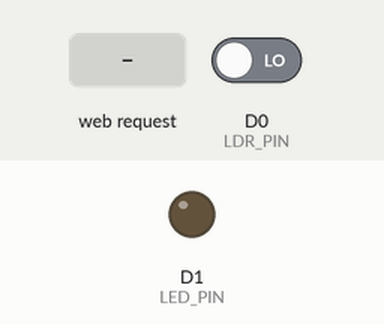
A sketch run on a simulated ESP8266 (NodeMCU). Parts: output pins drawn as LEDs (lit = HIGH). Inputs (shaded band) come from the test bench; at power-on: D0 (LDR_PIN) LOW. WiFi joins after 1.5 s; servers stay silent unless stated; what the sketch prints to the serial monitor is not drawn.

Above: at 2.7 s.
2.8 s: D0 (LDR_PIN) driven HIGH
At 3.1 s:
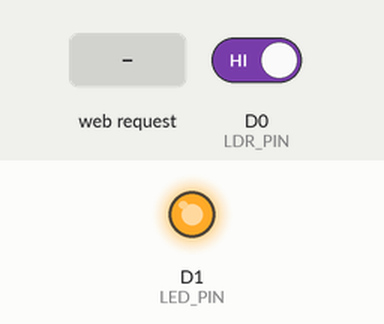
4.3 s: D0 (LDR_PIN) driven LOW
At 5.5 s:
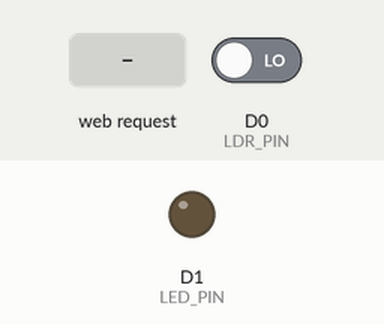
5.8 s: HTTP request GET /led/on received
At 6.7 s:
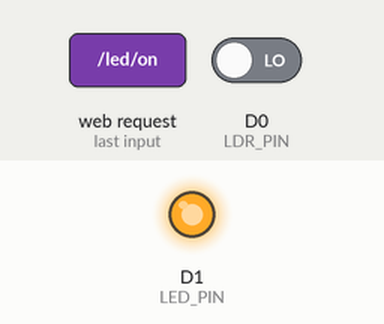
Timing chart, 0 to 8.8 s (numbered marks = the images above; inputs shaded):
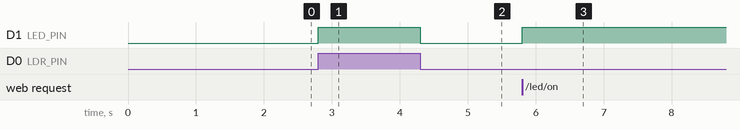

The sketch:

Light_System.ino
```cpp
#include <ESP8266WiFi.h>
#include <ESP8266WebServer.h>

// WiFi Login

#define WIFI_SSID "vivo Y29"
#define WIFI_PASSWORD "00001111"


// Pins

#define LDR_PIN D0
#define LED_PIN D1

ESP8266WebServer server(80);
bool manualControl = false;
bool ledState = LOW;

void handleRoot() {
  int ldrValue = digitalRead(LDR_PIN);


  String lightStatus = (ldrValue == HIGH) ? "DARK (Night)" : "BRIGHT (Morning)";
  String ledStatus = (digitalRead(LED_PIN) == HIGH) ? "ON" : "OFF";


  String html = "<html><head>"
                "<meta http-equiv='refresh' content='1'/>"
                "<style>"
                "body { font-family: Arial; background:#111; color:#0f0; text-align:center; padding-top:40px; }"
                ".box { background:#222; padding:20px; border-radius:10px; width:300px; margin:auto; }"
                "h1 { color:#00ff6a; }"
                "button { padding:10px 20px; margin:5px; border:none; border-radius:5px; cursor:pointer; }"
                ".on { background:#0f0; color:#000; }"
                ".off { background:#f00; color:#fff; }"
                "</style></head><body>"
                "<div class='box'>"
                "<h1>LDR Status</h1>"
                "<p><b>LDR Value:</b> " + String(ldrValue) + "</p>"
                "<p><b>Light Status:</b> " + lightStatus + "</p>"
                "<p><b>LED Status:</b> " + ledStatus + "</p>"
                "<form action='/led/on'><button class='on'>Turn LED ON</button></form>"
                "<form action='/led/off'><button class='off'>Turn LED OFF</button></form>"
                "<form action='/led/auto'><button class='on'>Resume Auto</button></form>"
                "</div></body></html>";

  server.send(200, "text/html", html);
}

// Turn LED ON manually
void handleLedOn() {
  manualControl = true;
  digitalWrite(LED_PIN, HIGH);
  ledState = HIGH;
  server.sendHeader("Location", "/");
  server.send(303);
}

// Turn LED OFF manually
void handleLedOff() {
  manualControl = true;
  digitalWrite(LED_PIN, LOW);
  ledState = LOW;
  server.sendHeader("Location", "/");
  server.send(303);
}

//  LDR control
void handleLedAuto() {
  manualControl = false;
  server.sendHeader("Location", "/");
  server.send(303);
}

void setup() {
  Serial.begin(115200);

  pinMode(LED_PIN, OUTPUT);
  pinMode(LDR_PIN, INPUT);

  WiFi.begin(WIFI_SSID, WIFI_PASSWORD);
  Serial.print("Connecting to WiFi...");

  while (WiFi.status() != WL_CONNECTED) {
    Serial.print(".");
    delay(300);
  }

  Serial.println("\nWiFi Connected!");
  Serial.print("IP Address: ");
  Serial.println(WiFi.localIP());

  // Web server routes
  server.on("/", handleRoot);
  server.on("/led/on", handleLedOn);
  server.on("/led/off", handleLedOff);
  server.on("/led/auto", handleLedAuto);

  server.begin();
}

void loop() {
  int ldrValue = digitalRead(LDR_PIN);

  if (!manualControl) {
    if (ldrValue == HIGH) {         // Morning for LED ON
      digitalWrite(LED_PIN, HIGH);
      ledState = HIGH;
    } else {                        // Night for LED OFF
      digitalWrite(LED_PIN, LOW);
      ledState = LOW;
    }
  }

  server.handleClient();
}
```

Measured:
- after the input at 2.8 s, D1 (LED_PIN): LOW → HIGH at once
- after the input at 4.3 s, D1 (LED_PIN): HIGH → LOW at once
- after the input at 5.8 s, D1 (LED_PIN): LOW → HIGH at once
